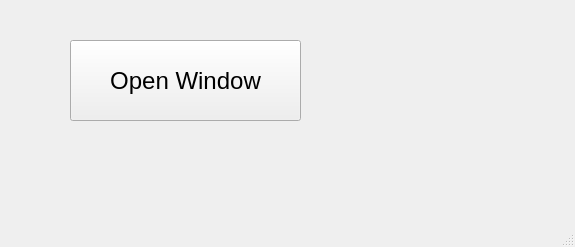
<?xml version="1.0" encoding="UTF-8"?>
<ui version="4.0">
 <class>window_one</class>
 <widget class="QMainWindow" name="window_one">
  <property name="geometry">
   <rect>
    <x>0</x>
    <y>0</y>
    <width>575</width>
    <height>247</height>
   </rect>
  </property>
  <property name="font">
   <font>
    <pointsize>18</pointsize>
   </font>
  </property>
  <property name="windowTitle">
   <string>MainWindow</string>
  </property>
  <widget class="QWidget" name="centralwidget">
   <widget class="QPushButton" name="pushButton">
    <property name="geometry">
     <rect>
      <x>70</x>
      <y>40</y>
      <width>231</width>
      <height>81</height>
     </rect>
    </property>
    <property name="text">
     <string>Open Window</string>
    </property>
   </widget>
  </widget>
  <widget class="QMenuBar" name="menubar">
   <property name="geometry">
    <rect>
     <x>0</x>
     <y>0</y>
     <width>575</width>
     <height>47</height>
    </rect>
   </property>
  </widget>
  <widget class="QStatusBar" name="statusbar"/>
 </widget>
 <resources/>
 <connections/>
</ui>
